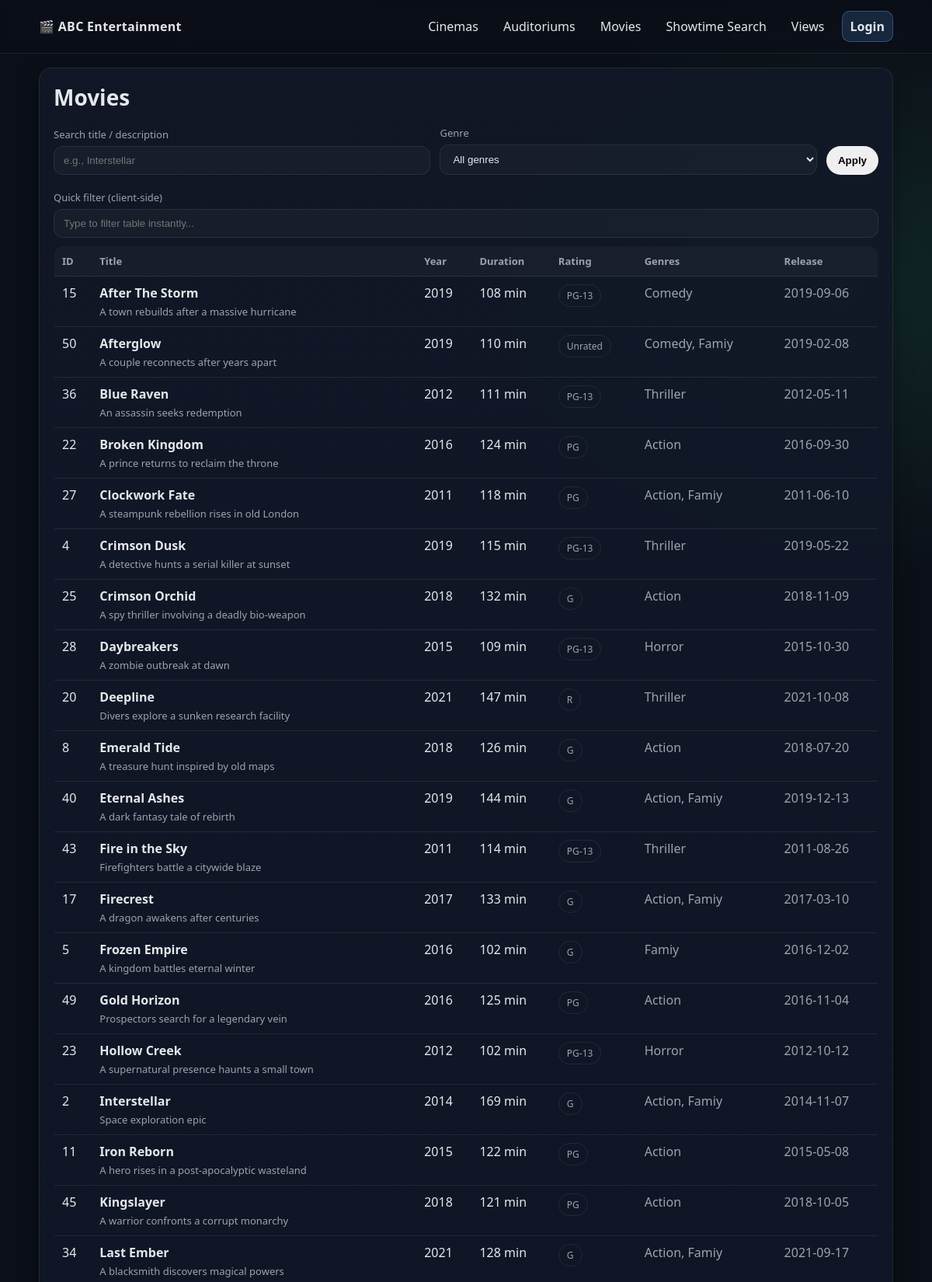
The app's page /movies.php (upper part) with its own data.
### tables this page shows
CREATE TABLE MOVIE (
    Movie_Id        INT,
    Title           VARCHAR(255) NOT NULL,
    Description     TEXT,
    Year            INT,
    Duration        INT,
    Release_Date    DATE,
    Rate_Id         INT,
    Creation_Time TIMESTAMP NOT NULL DEFAULT CURRENT_TIMESTAMP,
    CONSTRAINT pk_movie
        PRIMARY KEY (Movie_Id),
    CONSTRAINT fk_movie_rating
        FOREIGN KEY (Rate_Id) REFERENCES RATING(Rate_Id)
);

CREATE TABLE RATING (
    Rate_Id         INT,
    Rating          VARCHAR(10) NOT NULL,
    Creation_Time TIMESTAMP NOT NULL DEFAULT CURRENT_TIMESTAMP,
    CONSTRAINT pk_rating 
        PRIMARY KEY (Rate_Id)
);

### util.php (called while the page is built, shortened)
<?php
function h(?string $s): string { return htmlspecialchars($s ?? '', ENT_QUOTES, 'UTF-8'); }

### movies.php (the view, shortened to what this page needs)
<?php
$pdo = require __DIR__ . '/db.php';
require __DIR__ . '/partials/header.php';
$q = trim($_GET['q'] ?? '');
$genre = trim($_GET['genre'] ?? '');
$sql = "
SELECT
  m.Movie_Id,
  m.Title,
  m.Description,
  m.Year,
  m.Duration,
  m.Release_Date,
  r.Rating,
  GROUP_CONCAT(g.Genre_type ORDER BY g.Genre_type SEPARATOR ', ') AS Genres
FROM MOVIE m
LEFT JOIN RATING r ON r.Rate_Id = m.Rate_Id
LEFT JOIN MOVIE_GENRE mg ON mg.Movie_Id = m.Movie_Id
LEFT JOIN GENRES g ON g.Genre_Id = mg.Genre_Id
WHERE
  (:q1 = ''
    OR m.Title LIKE CONCAT('%', :q2, '%')
    OR m.Description LIKE CONCAT('%', :q3, '%'))
  AND (:g1 = '' OR g.Genre_type = :g2)
GROUP BY m.Movie_Id
ORDER BY m.Title
";
$stmt = $pdo->prepare($sql);
$stmt->execute([
  ':q1' => $q,
  ':q2' => $q,
  ':q3' => $q,
  ':g1' => $genre,
  ':g2' => $genre
]);
$rows = $stmt->fetchAll();
?>
<div class="card">
  <h1 class="h1">Movies</h1>
  <form method="get" class="row" style="margin-top:8px;">
    <div class="field">
      <label>Search title / description</label>
      <input name="q" value="<?= h($q) ?>" placeholder="e.g., Interstellar">
    </div>
    <div class="field">
      <label>Genre</label>
      <select name="genre">
        <option value="">All genres</option>
      </select>
    </div>
    <div class="field" style="flex:0 0 auto;">
      <label>&nbsp;</label>
      <button class="btn" type="submit">Apply</button>
    </div>
  </form>
  <div class="field" style="margin-top:10px;">
    <label>Quick filter (client-side)</label>
    <input data-table-filter="movieTable"
           placeholder="Type to filter table instantly...">
  </div>
  <table class="table" id="movieTable">
    <thead>
      <tr>
        <th>ID</th>
        <th>Title</th>
        <th>Year</th>
        <th>Duration</th>
        <th>Rating</th>
        <th>Genres</th>
        <th>Release</th>
      </tr>
    </thead>
    <tbody>
      <?php foreach ($rows as $r): ?>
        <tr>
          <td><?= (int)$r['Movie_Id'] ?></td>
          <td>
            <div style="font-weight:800;">
              <?= h($r['Title']) ?>
            </div>
            <div class="muted" style="font-size:13px; margin-top:4px;">
              <?= h(mb_strimwidth($r['Description'] ?? '', 0, 90, '…')) ?>
            </div>
          </td>
          <td><?= (int)$r['Year'] ?></td>
          <td><?= (int)$r['Duration'] ?> min</td>
          <td><span class="badge"><?= h($r['Rating'] ?? '—') ?></span></td>
          <td class="muted"><?= h($r['Genres'] ?? '') ?></td>
          <td class="muted"><?= h($r['Release_Date']) ?></td>
        </tr>
      <?php endforeach; ?>
    </tbody>
  </table>
</div>
<?php require __DIR__ . '/partials/footer.php'; ?>

### style.css (style rules this page uses)
:root { --bg:#0b0f17; --panel:#111827; --panel2:#0f172a; --text:#e5e7eb; --muted:#9ca3af; --brand:#60a5fa; --ok:#34d399; --warn:#fbbf24; --bad:#fb7185; --line: rgba(255,255,255,.08); --shadow: 0 12px 24px rgba(0,0,0,.35); --radius: 16px; --radius2: 12px; --font: ui-sans-serif, system-ui, -apple-system, Segoe UI, Roboto, Helvetica, Arial, "Apple Color Emoji","Segoe UI Emoji"; }
* { box-sizing:border-box; }
html,body { height:100%; }
body { margin:0; background: radial-gradient(1000px 700px at 20% -10%, rgba(96,165,250,.18), transparent 60%), radial-gradient(900px 700px at 90% 10%, rgba(52,211,153,.12), transparent 55%), var(--bg); color:var(--text); font-family:var(--font); }
.muted { color:var(--muted); }
.card { background: linear-gradient(180deg, rgba(17,24,39,.9), rgba(15,23,42,.85)); border: 1px solid var(--line); border-radius: var(--radius); box-shadow: var(--shadow); padding: 18px; }
.h1 { font-size: 28px; margin:0 0 6px; }
.btn { display:inline-flex; align-items:center; justify-content:center; gap:10px; border-radius: 999px; padding: 10px 14px; border:1px solid transparent; font-weight:700; cursor:pointer; transition: transform .07s ease, opacity .1s ease, background .1s ease; }
.field { display:flex; flex-direction:column; gap:6px; margin: 10px 0; }
label { font-size: 13px; color: var(--muted); }
input, select, textarea { border-radius: 12px; border:1px solid var(--line); background: rgba(255,255,255,.03); color: var(--text); padding: 10px 12px; outline:none; }
.row { display:flex; gap:12px; flex-wrap:wrap; align-items:end; }
.row > .field { flex: 1 1 240px; }
.table { width:100%; border-collapse: collapse; overflow:hidden; border-radius: var(--radius2); border:1px solid var(--line); }
.table th, .table td { text-align:left; padding: 10px 10px; border-bottom: 1px solid var(--line); vertical-align: top; }
.table th { color: var(--muted); font-weight:700; font-size: 13px; background: rgba(255,255,255,.03); }
.badge { display:inline-flex; align-items:center; padding: 5px 10px; border-radius: 999px; border:1px solid var(--line); color: var(--muted); font-size: 12px; }

### records on screen
movie: Movie_Id "15", Title "After The Storm", Description "A town rebuilds after a massive hurricane", Year "2019", Duration "108", Rate_Id.Rating "PG-13", Genres "Comedy", Release_Date "2019-09-06"
movie: Movie_Id "50", Title "Afterglow", Description "A couple reconnects after years apart", Year "2019", Duration "110", Rate_Id.Rating "Unrated", Genres "Comedy, Famiy", Release_Date "2019-02-08"
movie: Movie_Id "36", Title "Blue Raven", Description "An assassin seeks redemption", Year "2012", Duration "111", Rate_Id.Rating "PG-13", Genres "Thriller", Release_Date "2012-05-11"
movie: Movie_Id "22", Title "Broken Kingdom", Description "A prince returns to reclaim the throne", Year "2016", Duration "124", Rate_Id.Rating "PG", Genres "Action", Release_Date "2016-09-30"
movie: Movie_Id "27", Title "Clockwork Fate", Description "A steampunk rebellion rises in old London", Year "2011", Duration "118", Rate_Id.Rating "PG", Genres "Action, Famiy", Release_Date "2011-06-10"
movie: Movie_Id "4", Title "Crimson Dusk", Description "A detective hunts a serial killer at sunset", Year "2019", Duration "115", Rate_Id.Rating "PG-13", Genres "Thriller", Release_Date "2019-05-22"
movie: Movie_Id "25", Title "Crimson Orchid", Description "A spy thriller involving a deadly bio-weapon", Year "2018", Duration "132", Rate_Id.Rating "G", Genres "Action", Release_Date "2018-11-09"
movie: Movie_Id "28", Title "Daybreakers", Description "A zombie outbreak at dawn", Year "2015", Duration "109", Rate_Id.Rating "PG-13", Genres "Horror", Release_Date "2015-10-30"
movie: Movie_Id "20", Title "Deepline", Description "Divers explore a sunken research facility", Year "2021", Duration "147", Rate_Id.Rating "R", Genres "Thriller", Release_Date "2021-10-08"
movie: Movie_Id "8", Title "Emerald Tide", Description "A treasure hunt inspired by old maps", Year "2018", Duration "126", Rate_Id.Rating "G", Genres "Action", Release_Date "2018-07-20"
movie: Movie_Id "40", Title "Eternal Ashes", Description "A dark fantasy tale of rebirth", Year "2019", Duration "144", Rate_Id.Rating "G", Genres "Action, Famiy", Release_Date "2019-12-13"
movie: Movie_Id "43", Title "Fire in the Sky", Description "Firefighters battle a citywide blaze", Year "2011", Duration "114", Rate_Id.Rating "PG-13", Genres "Thriller", Release_Date "2011-08-26"
movie: Movie_Id "17", Title "Firecrest", Description "A dragon awakens after centuries", Year "2017", Duration "133", Rate_Id.Rating "G", Genres "Action, Famiy", Release_Date "2017-03-10"
movie: Movie_Id "5", Title "Frozen Empire", Description "A kingdom battles eternal winter", Year "2016", Duration "102", Rate_Id.Rating "G", Genres "Famiy", Release_Date "2016-12-02"
movie: Movie_Id "49", Title "Gold Horizon", Description "Prospectors search for a legendary vein", Year "2016", Duration "125", Rate_Id.Rating "PG", Genres "Action", Release_Date "2016-11-04"
movie: Movie_Id "23", Title "Hollow Creek", Description "A supernatural presence haunts a small town", Year "2012", Duration "102", Rate_Id.Rating "PG-13", Genres "Horror", Release_Date "2012-10-12"
movie: Movie_Id "2", Title "Interstellar", Description "Space exploration epic", Year "2014", Duration "169", Rate_Id.Rating "G", Genres "Action, Famiy", Release_Date "2014-11-07"
movie: Movie_Id "11", Title "Iron Reborn", Description "A hero rises in a post-apocalyptic wasteland", Year "2015", Duration "122", Rate_Id.Rating "PG", Genres "Action", Release_Date "2015-05-08"
movie: Movie_Id "45", Title "Kingslayer", Description "A warrior confronts a corrupt monarchy", Year "2018", Duration "121", Rate_Id.Rating "PG", Genres "Action", Release_Date "2018-10-05"
movie: Movie_Id "34", Title "Last Ember", Description "A blacksmith discovers magical powers", Year "2021", Duration "128", Rate_Id.Rating "G", Genres "Action, Famiy", Release_Date "2021-09-17"
